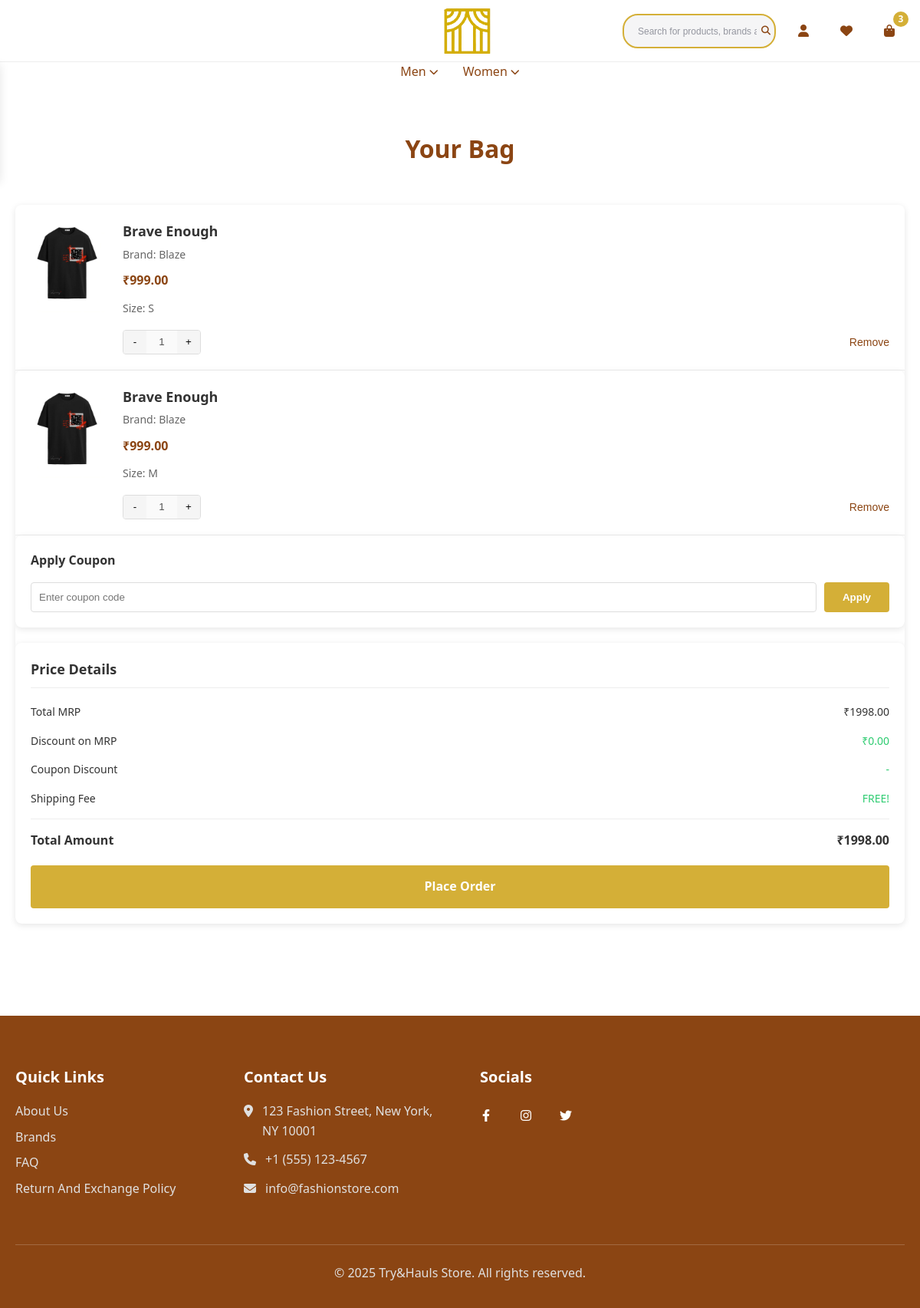
The app's page /cart (signed in) with its own data.
### home/models.py (models this page shows, shortened)
class Cart(models.Model):
    cartUser = models.ForeignKey(User, on_delete=models.CASCADE, related_name="cartUser")
    cartItem = models.ForeignKey(Listing, on_delete=models.CASCADE, related_name="cartItem")
    cartSize = models.ForeignKey(Size, on_delete=models.CASCADE, related_name="size")
    cartQuantity = models.IntegerField(default=1)

class Listing(models.Model):
    name = models.CharField(max_length=255)
    brand = models.ForeignKey(Brand, on_delete=models.CASCADE)
    category = models.ForeignKey(Category, on_delete=models.CASCADE)
    productType = models.ForeignKey(ProductType, on_delete=models.CASCADE, blank=True, null=True)
    uniqueLabel = models.PositiveIntegerField(blank=True, null=True)
    colors = models.ManyToManyField(Color)
    sizes = models.ManyToManyField(Size)
    price = models.DecimalField(max_digits=10, decimal_places=2)
    discountedPrice = models.DecimalField(max_digits=10, decimal_places=2, blank=True, null=True)
    description = models.TextField(blank=True, null=True)
    productDetails = models.TextField(blank=True, null=True)
    deliveryTime = models.CharField(max_length=255, default="5-7 days")
    stockQuantity = models.PositiveIntegerField(default=0)
    createdAt = models.DateTimeField(auto_now_add=True)
    slug = models.SlugField(unique=True, blank=True, null=True)
    returnEligible = models.BooleanField(default=False)
    exchangeEligible = models.BooleanField(default=False)
    bestSelling = models.BooleanField(default=False)
    newArrival = models.BooleanField(default=False)
    specialOffer = models.BooleanField(default=False)
    class Meta:
        constraints = [
            UniqueConstraint(fields=['productType', 'uniqueLabel'], name='unique_product_label')
        ]

class Image(models.Model):
    listing = models.ForeignKey(Listing, on_delete=models.CASCADE, related_name="images")
    image = models.ImageField(upload_to="images/")

class Brand(models.Model):
    name = models.CharField(max_length=100, unique=True)
    logo = models.ImageField(upload_to="images/", null=True, blank=True)
    IsFeatured = models.BooleanField(default=False)
    email = models.EmailField(unique=True, blank=True, null=True)
    about = models.TextField(blank=True, null=True)
    slug = models.SlugField(unique=True, blank=True)
    def __str__(self):
        return self.name

class Size(models.Model):
    size_label = models.CharField(max_length=10, unique=True)  # e.g., S, M, L, XL
    def __str__(self):
        return self.size_label

### home/views.py (the view)
# urls.py: path('cart', views.cart, name="cart"),
@login_required(login_url="/login")
def cart(request):
    listings = Cart.objects.filter(cartUser=request.user)
    return render(request, "cart.html",{
        "listings": listings,
    })

### home/templates/cart.html (shortened to what this page needs)
{% extends "layout.html" %}
{% load static %}
{% block body %}
  <main>
    <section class="cart-section">
      <div class="container">
        <h2 class="section-title">Your Bag</h2>
        {% if listings %}
          {% for list in listings %}
            <div class="cart-container">
              <div class="cart-items-container">
                <div class="cart-items">
                  <div class="cart-item">
                    <div class="item-image">
                      <img src="{{ list.cartItem.images.first.image.url }}" alt="Premium Cotton T-Shirt">
                    </div>
                    <div class="item-details">
                      <h3 class="item-name">{{ list.cartItem.name }}</h3>
                      <p class="item-brand">Brand: {{ list.cartItem.brand }}</p>
                      <div class="item-pricing">
                        {% if list.cartItem.discountedPrice %}
                          <span class="item-discounted-price" data-discounted-price="{{ list.cartItem.discountedPrice }}">₹ {{ list.cartItem.discountedPrice }}</span>
                          <span class="item-price" data-price="{{ list.cartItem.price }}">₹{{ list.cartItem.price }}</span>
                        {% else %}
                          <span class="item-price" style="color: #8B4513; text-decoration: solid; font-weight: 700; font-size: 16px;" data-price="{{ list.cartItem.price }}">₹{{ list.cartItem.price }}</span>
                        {% endif %}
                      </div>
                      <label class="item-size" for="item-size">Size: {{ list.cartSize }}</label>
                      <div class="item-actions" style="margin-top: 15px;">
                        <form method="POST" action="{% url 'item' list.cartItem.category.slug list.cartItem.productType.slug list.cartItem.slug %}">
                          <div class="quantity-selector">
                            <button type="submit" name="decreaseQuantity" class="quantity-btn minus">-</button>
                            <input type="number" class="quantity-input" value="{{ list.cartQuantity }}" disabled>
                            <button type="submit" name="increaseQuantity" class="quantity-btn plus">+</button>
                          </div>
                        </form>
                        <form method="POST" action="{% url 'item' list.cartItem.category.slug list.cartItem.productType.slug list.cartItem.slug %}">
                          <button type="submit" name="removeCartItemFromCart" class="remove-item" style="background-color: transparent; border: transparent; cursor: pointer;">Remove</button>
                        </form>
                      </div>
                    </div>
                  </div>
          {% endfor %}
              <div class="coupon-container">
                <div id="coupon-section">
                  <h3>Apply Coupon</h3>
                  <form id="coupon-form" class="coupon-form">
                    <input type="text" id="coupon-input" placeholder="Enter coupon code">
                    <button type="submit" class="btn primary-btn">Apply</button>
                  </form>
                </div>
              </div>
            </div>
            <div class="price-details-container">
              <div class="price-details">
                <h3 class="price-details-title">Price Details</h3>
                <div class="price-breakdown">
                  <div class="price-row">
                    <span>Total MRP</span>
                    <span id="total-mrp">-</span>
                  </div>
                  <div class="price-row">
                    <span>Discount on MRP</span>
                    <span id="discount-on-mrp" class="discount-text">-</span>
                  </div>
                  <div class="price-row">
                    <span>Coupon Discount</span>
                    <span id="coupon-discount" class="discount-text">-</span>
                  </div>
                  <div class="price-row">
                    <span>Shipping Fee</span>
                    <span id="shipping-fee" class="discount-text">FREE!</span>
                  </div>
                  <div class="price-row total">
                    <span>Total Amount</span>
                      <span id="total-amount">-</span>
                  </div>
                </div>
                <a href="{% url 'userAddress' %}" class="btn primary-btn place-order-btn">Place Order</a>
              </div>
            </div>
          </div>
        </div>
      </section>
    {% endif %}
  </main>
{% endblock %}

### records on screen
Cart: cartItem.images.first.image (picture), cartItem.name "Brave Enough", cartItem.brand "Blaze", cartItem.price "999.00", cartSize "S", cartQuantity "1"
Cart: cartItem.images.first.image (picture), cartItem.name "Brave Enough", cartItem.brand "Blaze", cartItem.price "999.00", cartSize "M", cartQuantity "1"
